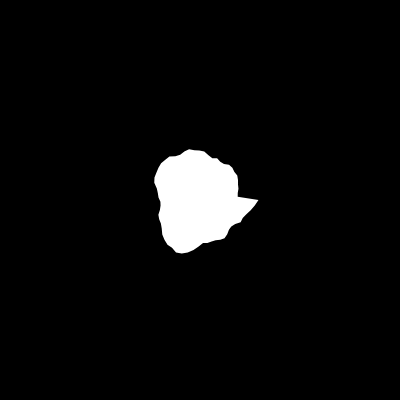
Frame 1 (no input)
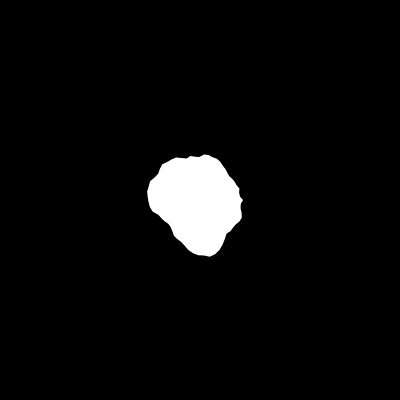
Frame 60 (no input)
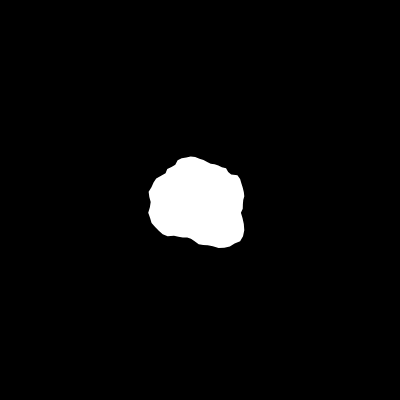
Frame 120 (the mouse pressed at the canvas centre since frame 60)

The p5.js sketch that drew these frames (run headless with seeded random() and noise() and a simulated clock; from frame 60 on, the mouse is pressed at the canvas centre):

// p5.js sketch
// ── sketch.js
let yoff = 0;

function setup() {
  createCanvas(400, 400);
}

function draw() {
  background(0);

  fill(255);
  noStroke();

  push();

  translate(200, 200);

  beginShape();
  let xoff = 0;
  for (let a = 0; a < TWO_PI; a += 0.1) {
    let offset = map(noise(xoff + yoff), 0, 1, -25, 25);
    // let offset = map(sin(a*10 + frameCount * 0.01), -1, 1, -25, 25);
    let r = 50 + offset;
    let x = r * cos(a);
    let y = r * sin(a);
    vertex(x, y);
    // ellipse(x, y, 4, 4);
    xoff += 0.1;
  }
  endShape();
  pop();
  yoff += 0.01;
}
